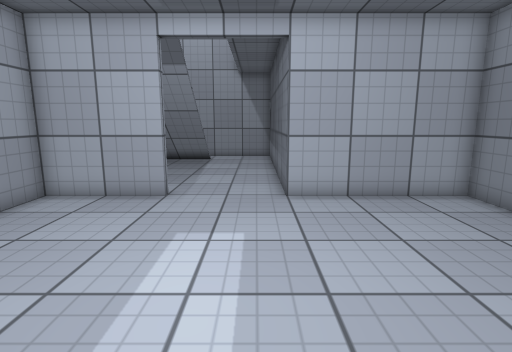
[1] (above)

12 first-person views from a walk through a Unity game level. The camera is 1.2 m above the floor, tilts 10° down and sees 80° across. The floor is counted in squares, 0.5 m on a side. Each view is taken from the middle of a square. On the plan, view 1 faces up. The plan holds only what a view shows up to about 19 squares ahead; the rest is blank. The place goes on beyond the plan. Surface patterns are stand-ins for the level's own textures.

[2]
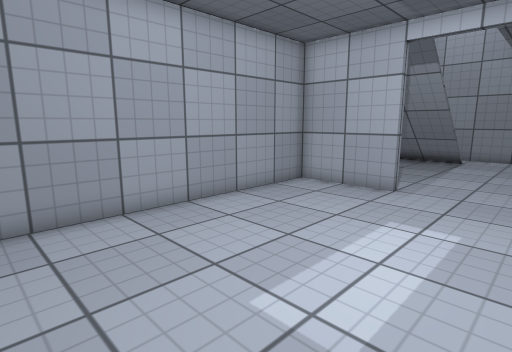

[3]
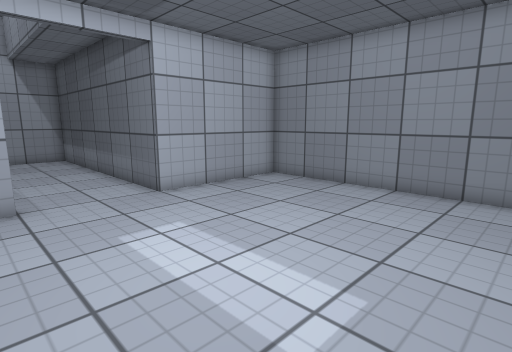

[4]
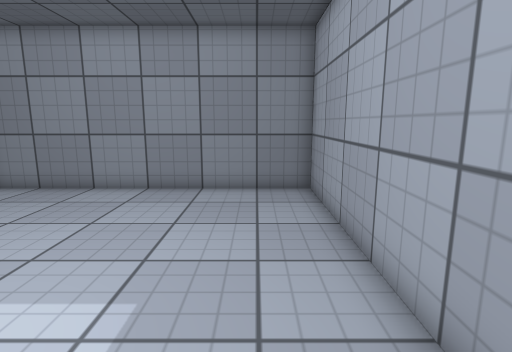

[5]
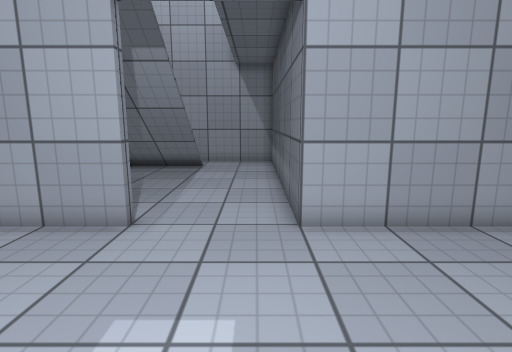

[6]
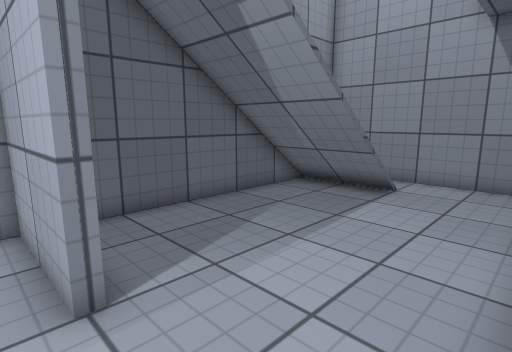

[7]
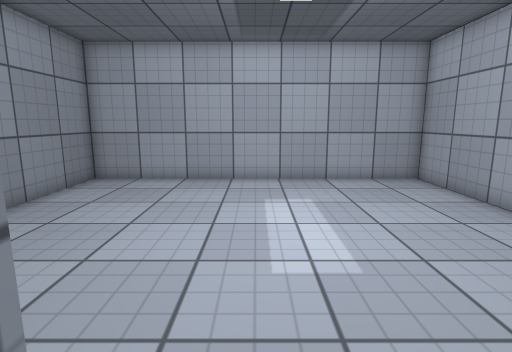

[8]
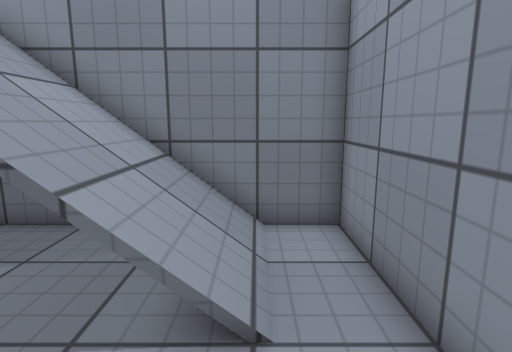

[9]
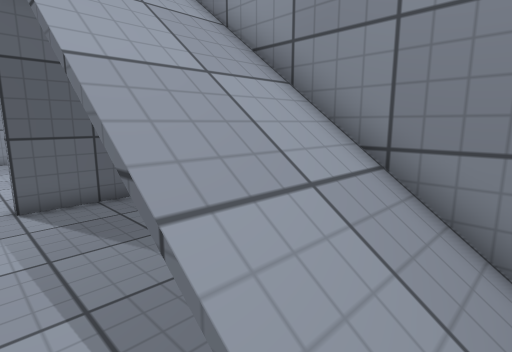

[10]
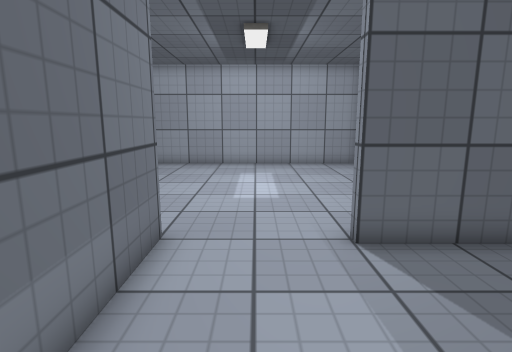

[11]
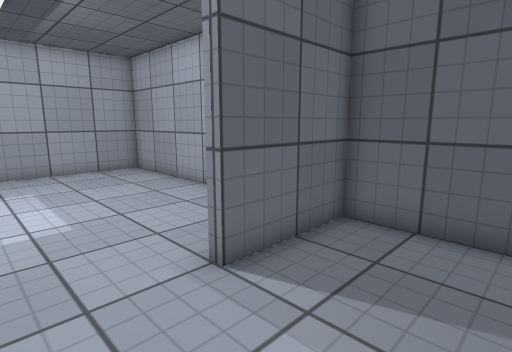

[12]
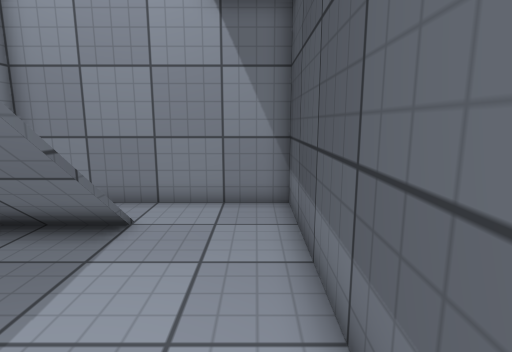

### Floor plan
Key: @ floor where view 1 was taken; # wall or solid block; x gap in a wall; . floor; / step, stairs or slope.
Columns run from 7 left of view 1 to 7 right of it. Each row starts with its distance up from view 1.
 22 #########
 21 #.......#
 20 #////...#
 19 #////...#
 18 #////...#
 17 #////...#
 16 #///x...#
 15 #///....#
 14 #.......#
 13 #.......#
 12 #.......#
 11 #.......#
 10 ####....#######
  9 #.............#
  8 #.............#
  7 #.............#
  6 #.............#
  5 #.............#
  4 #.............#
  3 #.............#
  2 #.............#
  1 #.............#
  0 #......@......#
 -1 #.............#
 -2 ###############

Positions as (right, up) in squares from view 1, and headings:
1: (0, 0), facing up
2: (1, -1), facing up-left
3: (-4, 0), facing up-right
4: (-4, 0), facing right
5: (0, 3), facing up
6: (1, 9), facing up-left
7: (0, 11), facing down
8: (0, 20), facing left
9: (-2, 20), facing down-left
10: (-1, 16), facing down
11: (0, 14), facing down-left
12: (0, 13), facing up
